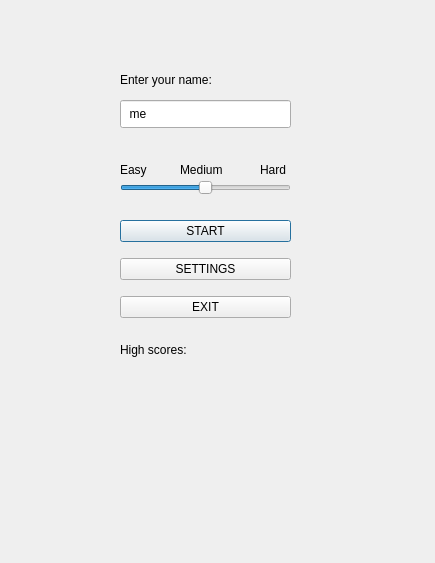
<?xml version="1.0" encoding="UTF-8"?>
<ui version="4.0">
 <class>startDialog</class>
 <widget class="QDialog" name="startDialog">
  <property name="geometry">
   <rect>
    <x>0</x>
    <y>0</y>
    <width>435</width>
    <height>563</height>
   </rect>
  </property>
  <property name="windowTitle">
   <string>startDialog</string>
  </property>
  <widget class="QWidget" name="verticalLayoutWidget">
   <property name="geometry">
    <rect>
     <x>120</x>
     <y>210</y>
     <width>171</width>
     <height>121</height>
    </rect>
   </property>
   <layout class="QVBoxLayout" name="verticalLayout">
    <item>
     <widget class="QPushButton" name="startButton">
      <property name="text">
       <string>START</string>
      </property>
     </widget>
    </item>
    <item>
     <widget class="QPushButton" name="settingsButton">
      <property name="text">
       <string>SETTINGS</string>
      </property>
     </widget>
    </item>
    <item>
     <widget class="QPushButton" name="exitButton">
      <property name="text">
       <string>EXIT</string>
      </property>
     </widget>
    </item>
   </layout>
  </widget>
  <widget class="QLineEdit" name="nameEdit">
   <property name="geometry">
    <rect>
     <x>120</x>
     <y>100</y>
     <width>171</width>
     <height>28</height>
    </rect>
   </property>
   <property name="inputMask">
    <string>Name</string>
   </property>
  </widget>
  <widget class="QLabel" name="label">
   <property name="geometry">
    <rect>
     <x>120</x>
     <y>70</y>
     <width>131</width>
     <height>20</height>
    </rect>
   </property>
   <property name="text">
    <string>Enter your name:</string>
   </property>
  </widget>
  <widget class="QLabel" name="label_2">
   <property name="geometry">
    <rect>
     <x>120</x>
     <y>340</y>
     <width>101</width>
     <height>20</height>
    </rect>
   </property>
   <property name="text">
    <string>High scores:</string>
   </property>
  </widget>
  <widget class="QSlider" name="horizontalSlider">
   <property name="geometry">
    <rect>
     <x>120</x>
     <y>180</y>
     <width>171</width>
     <height>16</height>
    </rect>
   </property>
   <property name="minimum">
    <number>1</number>
   </property>
   <property name="maximum">
    <number>3</number>
   </property>
   <property name="pageStep">
    <number>1</number>
   </property>
   <property name="value">
    <number>2</number>
   </property>
   <property name="orientation">
    <enum>Qt::Horizontal</enum>
   </property>
  </widget>
  <widget class="QLabel" name="label_3">
   <property name="geometry">
    <rect>
     <x>120</x>
     <y>160</y>
     <width>31</width>
     <height>20</height>
    </rect>
   </property>
   <property name="text">
    <string>Easy</string>
   </property>
  </widget>
  <widget class="QLabel" name="label_4">
   <property name="geometry">
    <rect>
     <x>180</x>
     <y>160</y>
     <width>63</width>
     <height>20</height>
    </rect>
   </property>
   <property name="text">
    <string>Medium</string>
   </property>
  </widget>
  <widget class="QLabel" name="label_5">
   <property name="geometry">
    <rect>
     <x>260</x>
     <y>160</y>
     <width>63</width>
     <height>20</height>
    </rect>
   </property>
   <property name="text">
    <string>Hard</string>
   </property>
  </widget>
 </widget>
 <resources/>
 <connections/>
</ui>
